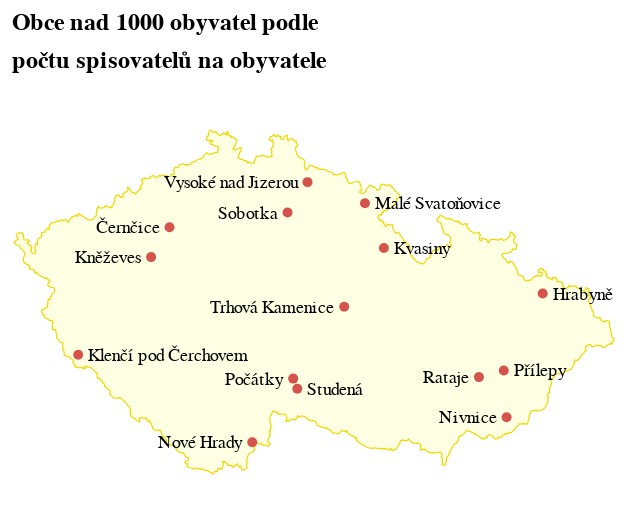

Notebook cell for this chart:
### Code cell
nad1000 = mapka(
    filtr=final.filter(pl.col('obyvatel') > 1000).drop_nulls().sort(by='knih/obyvatel',descending=True), 
    vpravo=["Klenčí pod Čerchovem","Malé Svatoňovice", "Kvasiny", "Litomyšl", "Přílepy", "Žebrák", "Hrabyně", "Studená"],
    nadpis=["Obce nad 1000 obyvatel podle","počtu spisovatelů na obyvatele"],
    kolik=15,
    bez_porodnic=True
)

nad1000

### Figure 1 — Vega-Lite specification as saved in the notebook (floating-point values rounded to 4 significant figures; data arrays with more than 128 entries replaced by an {"elided": "..."} marker saying what was removed)
{"config": {"title": {"font": "Noticia Text", "fontSize": 12, "anchor": "start", "lineHeight": 19, "fontWeight": "bolder", "subtitleFont": "Noticia Text", "subtitleFontSize": 10, "subtitleLineHeight": 15, "subtitlePadding": 10, "dy": -10}, "axis": {"labelFont": "Asap", "titleFont": "Asap", "fontWeight": "lighter", "titleFontWeight": "lighter", "labelFontSize": 9, "titleFontSize": 9, "labelPadding": 2, "titlePadding": 9, "domainOpacity": 0, "tickColor": "#DCDDD6"}, "legend": {"labelFont": "Asap", "labelFontWeight": "normal", "titleFont": "Asap", "titleFontWeight": "normal", "labelFontSize": 9, "titleFontSize": 9}}, "layer": [{"data": {"values": [{"id": "0", "type": "Feature", "properties": {}, "geometry": {"type": "Polygon", "coordinates": {"elided": "1x1056x2 float values"}}, "bbox": [12.09, 48.55, 18.86, 51.06]}]}, "mark": {"type": "geoshape", "fill": "#FFFFE4", "filled": true, "stroke": "#EED801", "strokeWidth": 0.6}, "title": {"text": ["Obce nad 1000 obyvatel podle", "počtu spisovatelů na obyvatele"], "subtitle": ""}}, {"data": {"name": "data-79f2ddd7bdb61cb78e459bf771697154"}, "mark": {"type": "circle", "color": "#D6534B", "opacity": 1, "size": 25}, "encoding": {"latitude": {"field": "latitude", "type": "quantitative"}, "longitude": {"field": "longitude", "type": "quantitative"}}}, {"data": {"name": "data-7d6f1332700abfdc870175abcb9ebab6"}, "mark": {"type": "text", "align": "left", "baseline": "middle", "dx": 5, "dy": 0, "font": "Asap", "fontSize": 9}, "encoding": {"latitude": {"field": "latitude", "type": "quantitative"}, "longitude": {"field": "longitude", "type": "quantitative"}, "text": {"field": "rodna_obec", "type": "nominal"}}}, {"data": {"name": "data-19fdfe8d69371b56fac02c3953a14898"}, "mark": {"type": "text", "align": "right", "baseline": "middle", "dx": -5, "dy": 0, "font": "Asap", "fontSize": 9}, "encoding": {"latitude": {"field": "latitude", "type": "quantitative"}, "longitude": {"field": "longitude", "type": "quantitative"}, "text": {"field": "rodna_obec", "type": "nominal"}}}, {"data": {"name": "data-d751713988987e9331980363e24189ce"}, "mark": {"type": "text", "align": "center", "baseline": "middle", "dx": 0, "dy": 7.5, "font": "Asap", "fontSize": 9}, "encoding": {"latitude": {"field": "latitude", "type": "quantitative"}, "longitude": {"field": "longitude", "type": "quantitative"}, "text": {"field": "rodna_obec", "type": "nominal"}}}], "height": 200, "width": 300, "$schema": "https://vega.github.io/schema/vega-lite/v5.8.0.json", "datasets": {"data-79f2ddd7bdb61cb78e459bf771697154": [{"rodna_obec": "Kněževes", "knih": 164, "rodna_obec_right": "Kněževes", "rodaku": 16, "name": "Kněževes", "obyvatel": 1018, "longitude": 13.64, "latitude": 50.15, "rodaku/obyvatel": 0.01572, "knih/obyvatel": 0.1611, "delka_nazvu": 8}, {"rodna_obec": "Malé Svatoňovice", "knih": 228, "rodna_obec_right": "Malé Svatoňovice", "rodaku": 7, "name": "Malé Svatoňovice", "obyvatel": 1591, "longitude": 16.05, "latitude": 50.53, "rodaku/obyvatel": 0.0044, "knih/obyvatel": 0.1433, "delka_nazvu": 16}, {"rodna_obec": "Nivnice", "knih": 457, "rodna_obec_right": "Nivnice", "rodaku": 6, "name": "Nivnice", "obyvatel": 3373, "longitude": 17.65, "latitude": 48.97, "rodaku/obyvatel": 0.001779, "knih/obyvatel": 0.1355, "delka_nazvu": 7}, {"rodna_obec": "Klenčí pod Čerchovem", "knih": 185, "rodna_obec_right": "Klenčí pod Čerchovem", "rodaku": 10, "name": "Klenčí pod Čerchovem", "obyvatel": 1459, "longitude": 12.81, "latitude": 49.43, "rodaku/obyvatel": 0.006854, "knih/obyvatel": 0.1268, "delka_nazvu": 20}, {"rodna_obec": "Přílepy", "knih": 116, "rodna_obec_right": "Přílepy", "rodaku": 19, "name": "Přílepy", "obyvatel": 1014, "longitude": 17.62, "latitude": 49.32, "rodaku/obyvatel": 0.01874, "knih/obyvatel": 0.1144, "delka_nazvu": 7}, {"rodna_obec": "Nové Hrady", "knih": 264, "rodna_obec_right": "Nové Hrady", "rodaku": 11, "name": "Nové Hrady", "obyvatel": 2506, "longitude": 14.78, "latitude": 48.79, "rodaku/obyvatel": 0.004389, "knih/obyvatel": 0.1053, "delka_nazvu": 10}, {"rodna_obec": "Kvasiny", "knih": 167, "rodna_obec_right": "Kvasiny", "rodaku": 6, "name": "Kvasiny", "obyvatel": 1597, "longitude": 16.26, "latitude": 50.21, "rodaku/obyvatel": 0.003757, "knih/obyvatel": 0.1046, "delka_nazvu": 7}, {"rodna_obec": "Trhová Kamenice", "knih": 106, "rodna_obec_right": "Trhová Kamenice", "rodaku": 7, "name": "Trhová Kamenice", "obyvatel": 1020, "longitude": 15.82, "latitude": 49.79, "rodaku/obyvatel": 0.006863, "knih/obyvatel": 0.1039, "delka_nazvu": 15}, {"rodna_obec": "Vysoké nad Jizerou", "knih": 124, "rodna_obec_right": "Vysoké nad Jizerou", "rodaku": 23, "name": "Vysoké nad Jizerou", "obyvatel": 1329, "longitude": 15.4, "latitude": 50.69, "rodaku/obyvatel": 0.01731, "knih/obyvatel": 0.0933, "delka_nazvu": 18}, {"rodna_obec": "Sobotka", "knih": 219, "rodna_obec_right": "Sobotka", "rodaku": 35, "name": "Sobotka", "obyvatel": 2432, "longitude": 15.18, "latitude": 50.47, "rodaku/obyvatel": 0.01439, "knih/obyvatel": 0.09005, "delka_nazvu": 7}, {"rodna_obec": "Hrabyně", "knih": 99, "rodna_obec_right": "Hrabyně", "rodaku": 12, "name": "Hrabyně", "obyvatel": 1131, "longitude": 18.05, "latitude": 49.88, "rodaku/obyvatel": 0.01061, "knih/obyvatel": 0.08753, "delka_nazvu": 7}, {"rodna_obec": "Černčice", "knih": 115, "rodna_obec_right": "Černčice", "rodaku": 2, "name": "Černčice", "obyvatel": 1330, "longitude": 13.85, "latitude": 50.36, "rodaku/obyvatel": 0.001504, "knih/obyvatel": 0.08647, "delka_nazvu": 8}, {"rodna_obec": "Studená", "knih": 183, "rodna_obec_right": "Studená", "rodaku": 3, "name": "Studená", "obyvatel": 2205, "longitude": 15.29, "latitude": 49.19, "rodaku/obyvatel": 0.001361, "knih/obyvatel": 0.08299, "delka_nazvu": 7}, {"rodna_obec": "Počátky", "knih": 204, "rodna_obec_right": "Počátky", "rodaku": 39, "name": "Počátky", "obyvatel": 2500, "longitude": 15.24, "latitude": 49.26, "rodaku/obyvatel": 0.0156, "knih/obyvatel": 0.0816, "delka_nazvu": 7}, {"rodna_obec": "Rataje", "knih": 93, "rodna_obec_right": "Rataje", "rodaku": 7, "name": "Rataje", "obyvatel": 1144, "longitude": 17.34, "latitude": 49.27, "rodaku/obyvatel": 0.006119, "knih/obyvatel": 0.08129, "delka_nazvu": 6}], "data-7d6f1332700abfdc870175abcb9ebab6": [{"rodna_obec": "Malé Svatoňovice", "knih": 228, "rodna_obec_right": "Malé Svatoňovice", "rodaku": 7, "name": "Malé Svatoňovice", "obyvatel": 1591, "longitude": 16.05, "latitude": 50.53, "rodaku/obyvatel": 0.0044, "knih/obyvatel": 0.1433, "delka_nazvu": 16}, {"rodna_obec": "Klenčí pod Čerchovem", "knih": 185, "rodna_obec_right": "Klenčí pod Čerchovem", "rodaku": 10, "name": "Klenčí pod Čerchovem", "obyvatel": 1459, "longitude": 12.81, "latitude": 49.43, "rodaku/obyvatel": 0.006854, "knih/obyvatel": 0.1268, "delka_nazvu": 20}, {"rodna_obec": "Přílepy", "knih": 116, "rodna_obec_right": "Přílepy", "rodaku": 19, "name": "Přílepy", "obyvatel": 1014, "longitude": 17.62, "latitude": 49.32, "rodaku/obyvatel": 0.01874, "knih/obyvatel": 0.1144, "delka_nazvu": 7}, {"rodna_obec": "Kvasiny", "knih": 167, "rodna_obec_right": "Kvasiny", "rodaku": 6, "name": "Kvasiny", "obyvatel": 1597, "longitude": 16.26, "latitude": 50.21, "rodaku/obyvatel": 0.003757, "knih/obyvatel": 0.1046, "delka_nazvu": 7}, {"rodna_obec": "Hrabyně", "knih": 99, "rodna_obec_right": "Hrabyně", "rodaku": 12, "name": "Hrabyně", "obyvatel": 1131, "longitude": 18.05, "latitude": 49.88, "rodaku/obyvatel": 0.01061, "knih/obyvatel": 0.08753, "delka_nazvu": 7}, {"rodna_obec": "Studená", "knih": 183, "rodna_obec_right": "Studená", "rodaku": 3, "name": "Studená", "obyvatel": 2205, "longitude": 15.29, "latitude": 49.19, "rodaku/obyvatel": 0.001361, "knih/obyvatel": 0.08299, "delka_nazvu": 7}], "data-19fdfe8d69371b56fac02c3953a14898": [{"rodna_obec": "Kněževes", "knih": 164, "rodna_obec_right": "Kněževes", "rodaku": 16, "name": "Kněževes", "obyvatel": 1018, "longitude": 13.64, "latitude": 50.15, "rodaku/obyvatel": 0.01572, "knih/obyvatel": 0.1611, "delka_nazvu": 8}, {"rodna_obec": "Nivnice", "knih": 457, "rodna_obec_right": "Nivnice", "rodaku": 6, "name": "Nivnice", "obyvatel": 3373, "longitude": 17.65, "latitude": 48.97, "rodaku/obyvatel": 0.001779, "knih/obyvatel": 0.1355, "delka_nazvu": 7}, {"rodna_obec": "Nové Hrady", "knih": 264, "rodna_obec_right": "Nové Hrady", "rodaku": 11, "name": "Nové Hrady", "obyvatel": 2506, "longitude": 14.78, "latitude": 48.79, "rodaku/obyvatel": 0.004389, "knih/obyvatel": 0.1053, "delka_nazvu": 10}, {"rodna_obec": "Trhová Kamenice", "knih": 106, "rodna_obec_right": "Trhová Kamenice", "rodaku": 7, "name": "Trhová Kamenice", "obyvatel": 1020, "longitude": 15.82, "latitude": 49.79, "rodaku/obyvatel": 0.006863, "knih/obyvatel": 0.1039, "delka_nazvu": 15}, {"rodna_obec": "Vysoké nad Jizerou", "knih": 124, "rodna_obec_right": "Vysoké nad Jizerou", "rodaku": 23, "name": "Vysoké nad Jizerou", "obyvatel": 1329, "longitude": 15.4, "latitude": 50.69, "rodaku/obyvatel": 0.01731, "knih/obyvatel": 0.0933, "delka_nazvu": 18}, {"rodna_obec": "Sobotka", "knih": 219, "rodna_obec_right": "Sobotka", "rodaku": 35, "name": "Sobotka", "obyvatel": 2432, "longitude": 15.18, "latitude": 50.47, "rodaku/obyvatel": 0.01439, "knih/obyvatel": 0.09005, "delka_nazvu": 7}, {"rodna_obec": "Černčice", "knih": 115, "rodna_obec_right": "Černčice", "rodaku": 2, "name": "Černčice", "obyvatel": 1330, "longitude": 13.85, "latitude": 50.36, "rodaku/obyvatel": 0.001504, "knih/obyvatel": 0.08647, "delka_nazvu": 8}, {"rodna_obec": "Počátky", "knih": 204, "rodna_obec_right": "Počátky", "rodaku": 39, "name": "Počátky", "obyvatel": 2500, "longitude": 15.24, "latitude": 49.26, "rodaku/obyvatel": 0.0156, "knih/obyvatel": 0.0816, "delka_nazvu": 7}, {"rodna_obec": "Rataje", "knih": 93, "rodna_obec_right": "Rataje", "rodaku": 7, "name": "Rataje", "obyvatel": 1144, "longitude": 17.34, "latitude": 49.27, "rodaku/obyvatel": 0.006119, "knih/obyvatel": 0.08129, "delka_nazvu": 6}], "data-d751713988987e9331980363e24189ce": []}}
